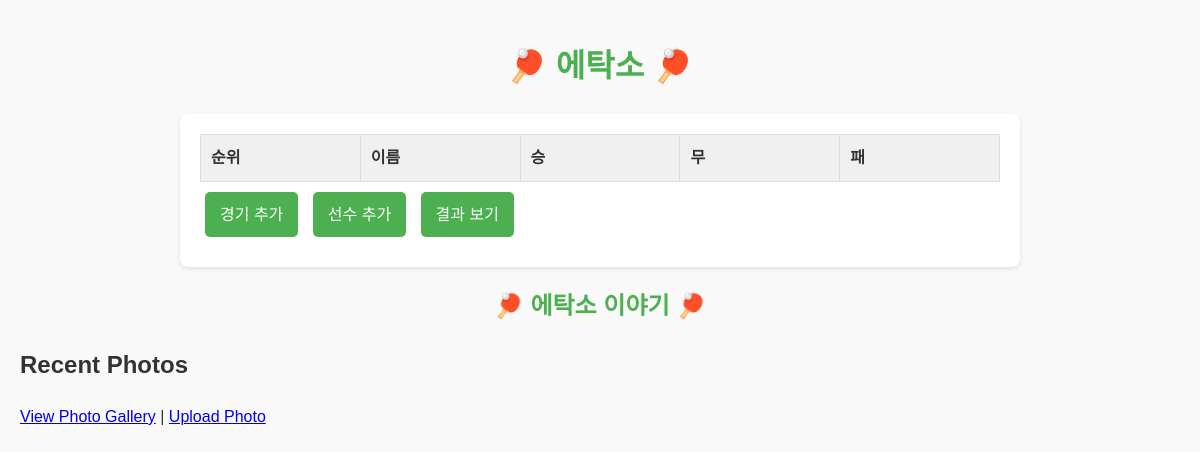
/, run on an earlier commit of the app's database.
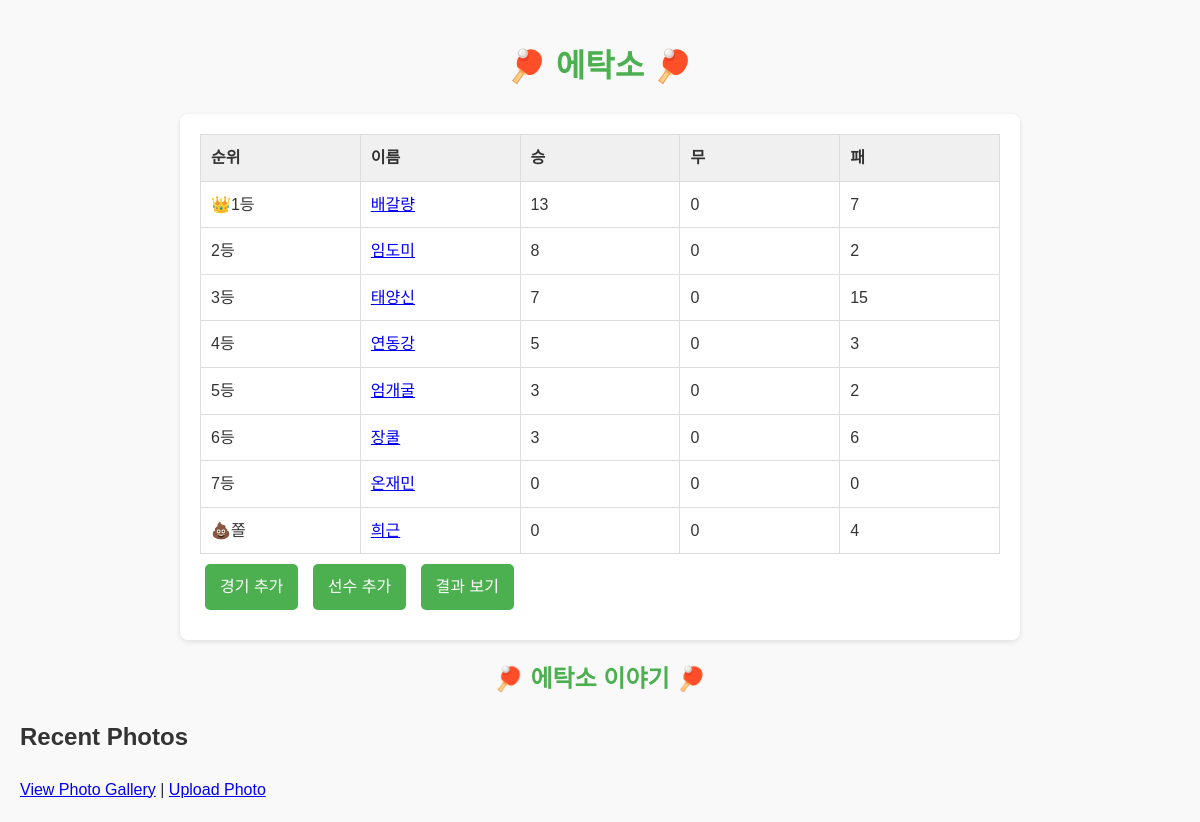
And on a later commit of the database.
### myapp/models.py (models this page shows, shortened)
class User(models.Model):
    name = models.CharField(max_length=5)
    wins = models.IntegerField(default=0)
    draws = models.IntegerField(default=0)
    losses = models.IntegerField(default=0)

### myapp/views.py (the view)
# urls.py: 2. Add a URL to urlpatterns:  path('', views.home, name='home')
def home(request):
    users = User.objects.all().order_by('-wins', '-draws', 'losses')
    return render(request, 'home.html', {'users':users})

### myapp/templates/home.html (shortened to what this page needs)
{% load static %}
<!DOCTYPE html>
<html lang="en">
  <head>
    <link rel="stylesheet" href="{% static 'home.css' %}" />
  </head>
  <body>
    <header>
      <h1>🏓 에탁소 🏓</h1>
    </header>
    <main>
      <table class="user-list">
        <thead>
          <tr>
            <th>순위</th>
            <th>이름</th>
            <th>승</th>
            <th>무</th>
            <th>패</th>
          </tr>
        </thead>
        <tbody>
          {% for user in users %}
          <tr class="user-entry">
            <td class="rank">
              {% if forloop.last %}💩쫄{% elif forloop.first %}👑1등{% else %}{{ forloop.counter }}등{% endif %}
            </td>
            <td class="user-name"><a href="{% url 'personal' user.id %}">{{ user.name }}</a></td>
            <td class="stats">{{ user.wins }}</td>
            <td class="stats">{{ user.draws }}</td>
            <td class="stats">{{ user.losses }}</td>
          </tr>
          {% endfor %}
        </tbody>
      </table>
      <div class="links">
        <a class="button" href="{% url 'add' %}">경기 추가</a>
        <a class="button" href="{% url 'addplayer' %}">선수 추가</a>
        <a class="button" href="{% url 'resultlist' %}">결과 보기</a>
      </div>
    </main>
    <section>
      <header>
        <h1>🏓 에탁소 이야기 🏓</h1>
      </header>
    <div>
        <h2>Recent Photos</h2>
    </div>
    <a href="/photos">View Photo Gallery</a> | <a href="/upload_photo">Upload Photo</a>
</body>
  </body>
</html>

### myapp/static/home.css (style rules this page uses)
body { font-family: "Arial", sans-serif; background-color: #f9f9f9; color: #333; margin: 0; padding: 20px; line-height: 1.6; }
header h1 { text-align: center; color: #4caf50; animation: shake 0.5s infinite; }
main { max-width: 800px; margin: 20px auto; background: white; border-radius: 8px; box-shadow: 0 2px 5px rgba(0, 0, 0, 0.1); padding: 20px; }
table { width: 100%; border-collapse: collapse; table-layout: fixed; }
th, td { border: 1px solid #ddd; padding: 10px; text-align: left; }
th { background-color: #f0f0f0; }
a.button { display: inline-block; padding: 10px 15px; margin: 10px 5px; background-color: #4caf50; color: white; text-decoration: none; border-radius: 5px; text-align: center; }

What changed in the data, as far as the page shows it:
added User: shows "👑1등", name "배갈량", wins "13", draws "0", losses "7"
added User: name "임도미", wins "8", draws "0", losses "2"
added User: name "태양신", wins "7", draws "0", losses "15"
added User: name "연동강", wins "5", draws "0", losses "3"
added User: name "엄개굴", wins "3", draws "0", losses "2"
added User: name "장쿨", wins "3", draws "0", losses "6"
added User: name "온재민", wins "0", draws "0", losses "0"
added User: shows "💩쫄", name "희근", wins "0", draws "0", losses "4"
